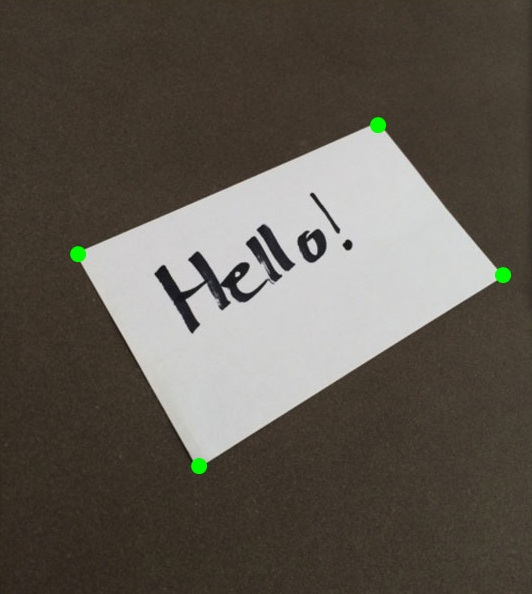
#> input picture Resources/wrap.jpg, 532 x 594 px
$ python wrapPrespective.py
#> lines starting #> are read from the running program, lines starting #| are printed output that depends on the picture
import cv2
import numpy as np

img = cv2.imread("../Resources/wrap.jpg")
#> img is the input picture: shape (594, 532, 3); mean B, G, R 80.8, 89.2, 95.2


width,height = 350,250;

points = np.float32([[78,255],[377,125],[199,467],[500,274]])
points1 = np.float32([[0,0],[width,0],[0,height],[width,height]])

matrix = cv2.getPerspectiveTransform(points,points1)
imgOutput = cv2.warpPerspective(img,matrix,(width,height))
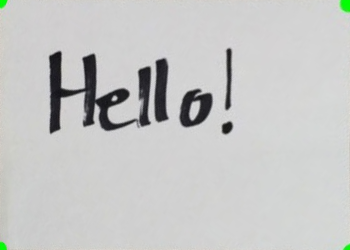
#> imgOutput: shape (250, 350, 3); mean B, G, R 198.5, 199.4, 198.7


cv2.imshow("OriginalImage",img)
cv2.imshow("WarpImage",imgOutput)
cv2.waitKey(0)
